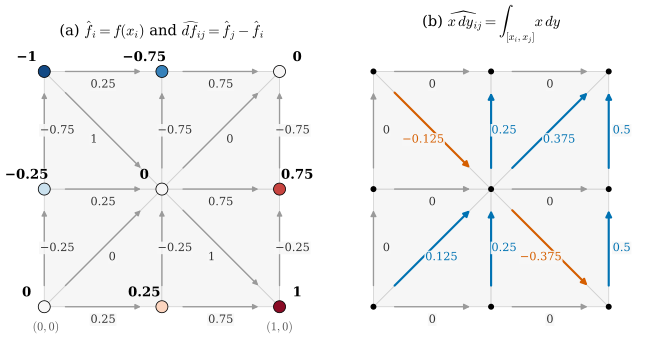

This figure's Python source:
"""Figure 36.1.2: the de Rham map on the planar grid of Example 36.1.2 (Section 36.1).

Grid of the unit square with 3 x 3 vertices (spacing 1/2, alternating diagonals, faces counterclockwise).
(a) the 0-form f = x^2 - y^2: the numbers at the vertices are f(x_i); the numbers on the edges are the line
    integrals of df over the edges oriented i -> j (i < j, gray arrows), which equal f(x_j) - f(x_i).
(b) the 1-form x dy: the numbers are its line integrals over the oriented edges; edges are colored by sign
    (blue positive, vermillion negative, gray zero).
Self-check: R_1(df) = differences of R_0(f) (fundamental theorem), R_1(x dy) on a segment equals
(x_i + x_j)/2 (y_j - y_i), horizontal edges carry 0.

Run from the project root:
``PYTHONPATH=tools python3 chapters/36-discrete-exterior-calculus/figures/fig-36-1-2-grid-values.py``
"""

import sys
from pathlib import Path

sys.path.insert(0, str(Path(__file__).resolve().parents[1] / "lib"))

import ch36  # noqa: E402
import dgdec as dd  # noqa: E402

import dgfig  # noqa: E402

dgfig.setup()

import matplotlib.pyplot as plt  # noqa: E402
import numpy as np  # noqa: E402

V, F = ch36.grid(2)
E, index = dd.edge_list(F)
f = lambda p: p[0] ** 2 - p[1] ** 2  # noqa: E731
df = lambda p: np.array([2 * p[0], -2 * p[1]])  # noqa: E731
xdy = lambda p: np.array([0.0, p[0]])  # noqa: E731
f_hat = dd.derham0(f, V)
df_hat = dd.derham1(df, V, E)
xdy_hat = dd.derham1(xdy, V, E)
assert np.allclose(df_hat, f_hat[E[:, 1]] - f_hat[E[:, 0]], atol=1e-14)
assert np.allclose(xdy_hat, 0.5 * (V[E[:, 0], 0] + V[E[:, 1], 0]) * (V[E[:, 1], 1] - V[E[:, 0], 1]), atol=1e-14)
assert np.allclose(xdy_hat[V[E[:, 0], 1] == V[E[:, 1], 1]], 0.0)

C = dgfig.COLORS
BLUE, RED, GRAY = C["tangent"], C["normal"], "#9A9A9A"


def fmt(v):
    s = f"{v:.3f}".rstrip("0").rstrip(".")
    s = "0" if s in ("-0", "") else s
    return s.replace("-", "−")


fig, (axa, axb) = plt.subplots(1, 2, figsize=(6.8, 3.6))
for ax in (axa, axb):
    ch36.draw_mesh2d(ax, V, F, face="#F6F6F6", edge="#D0D0D0", lw=0.6)

# (a) vertex values of f and edge values of df
LABEL_BOX = dict(fc="#F7F7F7", ec="none", pad=0.6, alpha=0.9)  # keeps edge labels readable over arrows
cmap = plt.get_cmap("RdBu_r")
for i, p in enumerate(V):
    axa.plot(*p, "o", ms=9, color=cmap(0.5 + 0.45 * f_hat[i]), mec="black", mew=0.6, zorder=5)
    off = np.array([-0.075, 0.06]) if p[0] < 0.75 else np.array([0.075, 0.06])
    axa.text(*(p + off), fmt(f_hat[i]), fontsize=10, ha="center", va="center", zorder=6, fontweight="bold")
for e, (i, j) in enumerate(E):
    ch36.edge_arrow(axa, V[i], V[j], GRAY, lw=1.0, head=8)
    t = ch36.normal_offset(V[i], V[j], -0.055)
    axa.text(*t, fmt(df_hat[e]), fontsize=8.5, ha="center", va="center", color="#333333", zorder=6, bbox=LABEL_BOX)
axa.set_title(r"(a) $\hat f_i = f(x_i)$ and $\widehat{df}_{ij} = \hat f_j - \hat f_i$", fontsize=11)

# (b) edge values of x dy
for e, (i, j) in enumerate(E):
    v = xdy_hat[e]
    col = BLUE if v > 1e-12 else (RED if v < -1e-12 else GRAY)
    ch36.edge_arrow(axb, V[i], V[j], col, lw=1.6 if col != GRAY else 1.0, head=9)
    t = ch36.normal_offset(V[i], V[j], -0.055)
    axb.text(*t, fmt(v), fontsize=8.5, ha="center", va="center", color=col if col != GRAY else "#333333", zorder=6,
             bbox=LABEL_BOX)
for i, p in enumerate(V):
    axb.plot(*p, "o", ms=3.5, color="black", zorder=5)
axb.set_title(r"(b) $\widehat{x\,dy}_{ij} = \int_{[x_i, x_j]} x\,dy$", fontsize=11)
for ax in (axa, axb):
    ax.set_xlim(-0.16, 1.16)
    ax.set_ylim(-0.12, 1.12)
    ax.set_aspect("equal")
    ax.set_axis_off()
axa.text(-0.05, -0.1, r"$(0,0)$", fontsize=9, color="#555555", ha="left")
axa.text(1.0, -0.1, r"$(1,0)$", fontsize=9, color="#555555", ha="center")
fig.subplots_adjust(left=0.01, right=0.99, top=0.9, bottom=0.02, wspace=0.06)
dgfig.save(fig, __file__)
